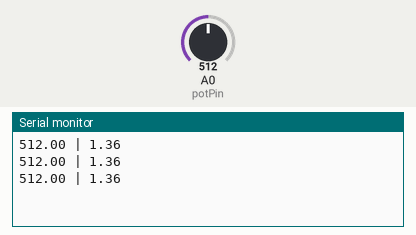
This sketch was run on a simulated Arduino Uno, built with avr-gcc and run on an emulated ATmega328P. Shown: the last lines printed to the serial monitor. The inputs (shaded band) are chosen by the test bench; at power-on: A0 (potPin) = 512.

Above: at 2.2 s.
2.3 s: A0 (potPin) set to 716
At 2.9 s:
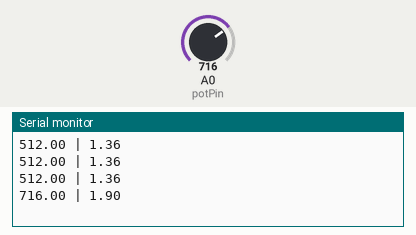
3.8 s: A0 (potPin) set to 900
At 4.4 s:
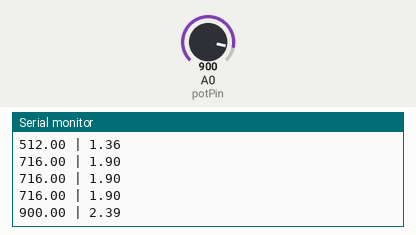
Timing chart, 0 to 6.8 s (numbered marks = the images above; inputs shaded):
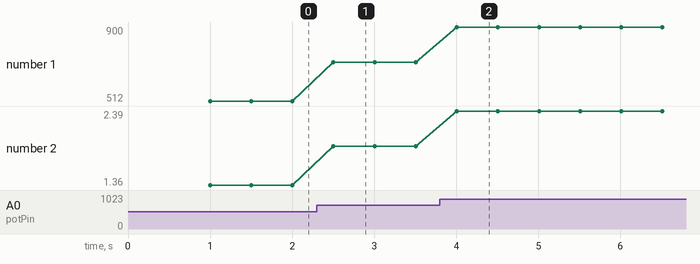

Measured:
- after the input at 2.3 s, the serial monitor: prints a new line after 0.20 s (image 1)
- after the input at 3.8 s, the serial monitor: prints a new line after 0.21 s (image 2)
- plotted number 1: 512 → 716 after the input at 2.3 s, 716 → 900 after the input at 3.8 s
- plotted number 2: 1.36 → 1.9 after the input at 2.3 s, 1.9 → 2.39 after the input at 3.8 s

The sketch:

pH_sensor.ino
```cpp
const int potPin=A0;
float ph;
float Value=0;

void setup() {
  // put your setup code here, to run once:
  Serial.begin(115200);
  pinMode(potPin,INPUT);
  delay(1000);
}
 void loop(){

    Value= analogRead(potPin);
    Serial.print(Value);
    Serial.print(" | ");
    float voltage=Value*(3.3/4095.0);
    ph=(3.3*voltage);
    Serial.println(ph);
    delay(500);
 }
```
